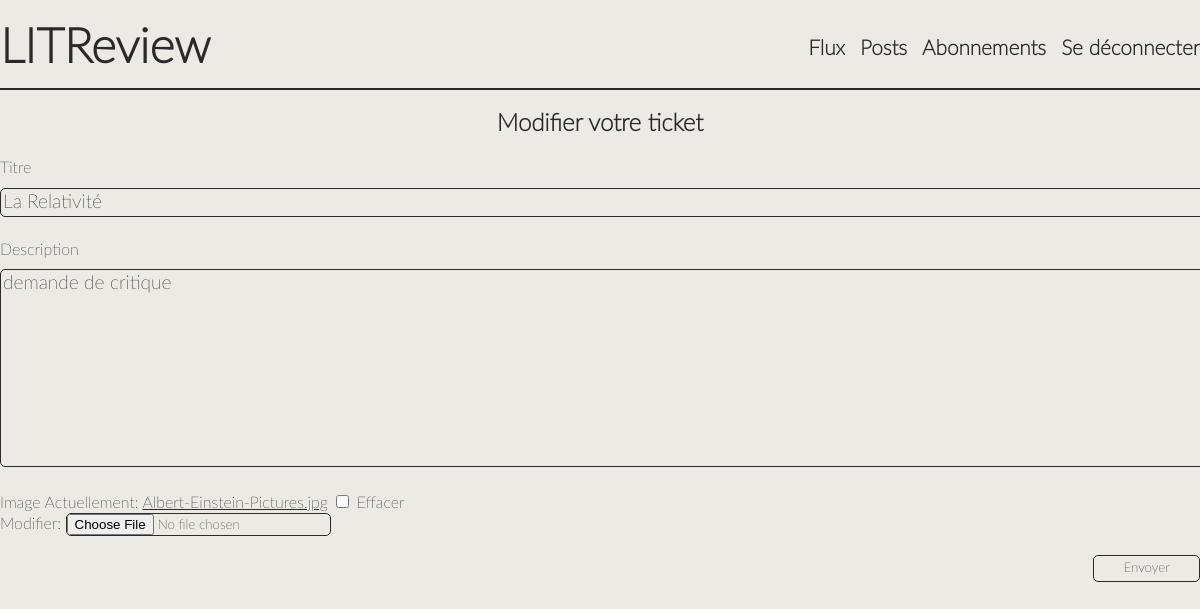
Page /ticket/8/update/ (signed in) on the earlier database version.
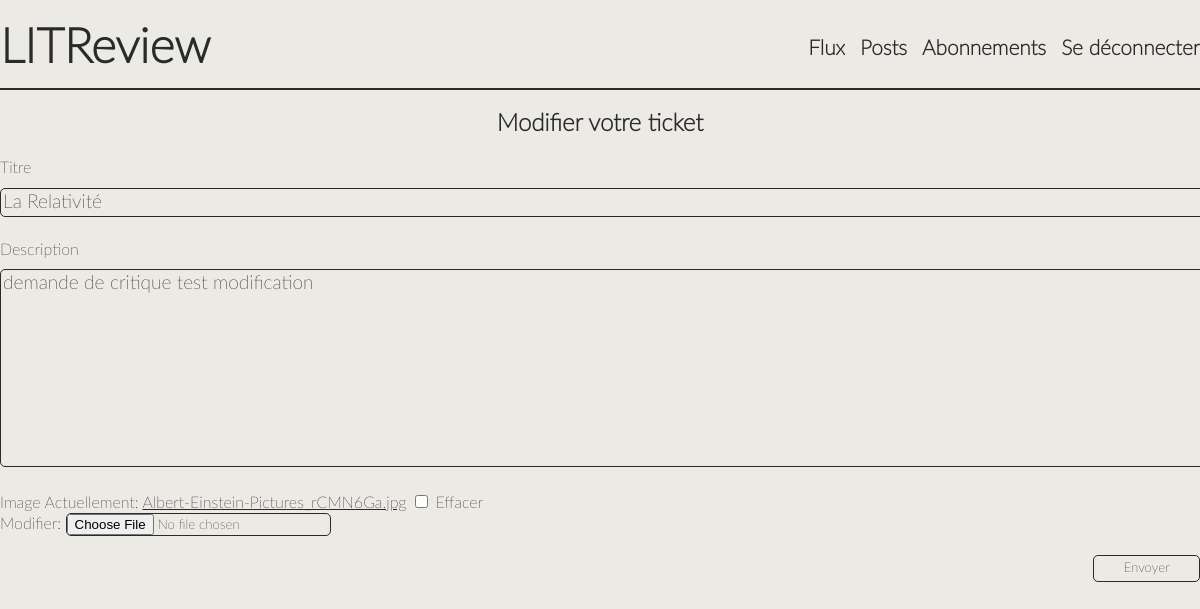
Same page on the later database version.
### reviews/models.py (models this page shows, shortened)
class Ticket(models.Model):
    IMAGE_MAX_SIZE = (300, 300)
    title = models.CharField(max_length=128, blank=False)
    description = models.TextField(max_length=2048, blank=True)
    user = models.ForeignKey(User, on_delete=models.CASCADE)
    image = models.ImageField(null=True, blank=True)
    time_created = models.DateTimeField(auto_now_add=True)
    has_review = models.BooleanField(default=False)

### reviews/views.py (the view, shortened to what this page needs)
class UpdateTicket(View):
    form_class = TicketForm
    template_name = 'reviews/ticket_form.html',
    def get(self, request, ticket_id=None):
        ticket = Ticket.objects.get(id=ticket_id)
        form = self.form_class(instance=ticket)
        return render(
            request,
            self.template_name,
            {
                'form': form,
                'mode': 'EDITING'
            }
        )

### reviews/forms.py
class TicketForm(forms.ModelForm):
    class Meta:
        model = models.Ticket
        fields = ('title', 'description', 'image')
        labels = {
            'title': 'Titre',
            'description': 'Description',
            'image': 'Image'
        }
        widgets = {
            'title': forms.Textarea(
                attrs={
                    'class': 'textbox form-textarea form-textarea-title',
                }
            ),
            'description': forms.Textarea(
                attrs={
                    'class': 'textbox form-textarea form-textarea-description',
                }
            ),
        }

### reviews/templates/reviews/ticket_form.html (shortened to what this page needs)
{% extends 'base.html' %}
{% block content%}
<section>
    {% if mode == 'CREATION' %}
        <h2 class='title'>Créer un ticket</h2>
    {% elif mode == 'EDITING' %}
        <h2 class='title'>Modifier votre ticket</h2>
    {% endif %}
    <form action="" method="post" enctype='multipart/form-data'>
        <div>
            <label>{{ form.title.label }}</label>
            {{ form.title }}
        </div>
        <div>
            <label>{{ form.description.label }}</label>
            {{ form.description }}
        </div>
        <div>
            <label>{{ form.image.label }}</label>
            {{ form.image }}
        </div>
        <p style='text-align: right'><input class='btn form-btn' type="submit" value="Envoyer"></p>
    </form>
</section>
{% endblock %}

Differences in the rows shown:
changed Ticket "La Relativité": description "demande de critique" → "demande de critique test modification"
Other differences:
text no longer shown: "Actuellement: Albert-Einstein-Pictures.jpg Effacer Modifier:"
text now shown: "Actuellement: Albert-Einstein-Pictures_rCMN6Ga.jpg Effacer Modifier:"
